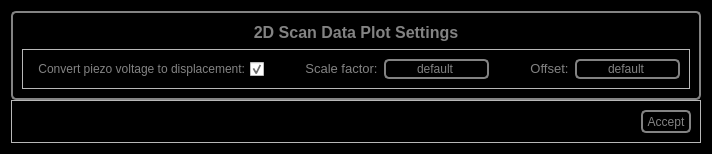
<?xml version="1.0" encoding="UTF-8"?>
<ui version="4.0">
 <class>Dialog</class>
 <widget class="QDialog" name="Dialog">
  <property name="geometry">
   <rect>
    <x>0</x>
    <y>0</y>
    <width>712</width>
    <height>154</height>
   </rect>
  </property>
  <property name="windowTitle">
   <string>Plotting Module Settings</string>
  </property>
  <property name="styleSheet">
   <string notr="true">#Dialog
{
background-color: rgb(0, 0, 0);
}</string>
  </property>
  <layout class="QGridLayout" name="gridLayout" rowstretch="5,1">
   <property name="verticalSpacing">
    <number>0</number>
   </property>
   <item row="0" column="0">
    <widget class="QFrame" name="frame_ScanPlotOptions">
     <property name="styleSheet">
      <string notr="true">
QFrame#frame_ScanPlotOptions{
color: rgb(131,131,131);
background-color:rgb(0,0,0);
border: 2px solid  rgb(131,131,131);
border-radius: 5px
}
</string>
     </property>
     <property name="frameShape">
      <enum>QFrame::StyledPanel</enum>
     </property>
     <property name="frameShadow">
      <enum>QFrame::Raised</enum>
     </property>
     <layout class="QVBoxLayout" name="verticalLayout">
      <item>
       <widget class="QLabel" name="label_5">
        <property name="text">
         <string>&lt;html&gt;&lt;head/&gt;&lt;body&gt;&lt;p&gt;&lt;span style=&quot; font-size:12pt; font-weight:600; color:#838383;&quot;&gt;2D Scan Data Plot Settings&lt;/span&gt;&lt;/p&gt;&lt;/body&gt;&lt;/html&gt;</string>
        </property>
        <property name="alignment">
         <set>Qt::AlignCenter</set>
        </property>
       </widget>
      </item>
      <item>
       <widget class="QFrame" name="frame">
        <property name="frameShape">
         <enum>QFrame::StyledPanel</enum>
        </property>
        <property name="frameShadow">
         <enum>QFrame::Raised</enum>
        </property>
        <layout class="QHBoxLayout" name="horizontalLayout">
         <item>
          <widget class="QCheckBox" name="checkBox_realUnit">
           <property name="layoutDirection">
            <enum>Qt::RightToLeft</enum>
           </property>
           <property name="styleSheet">
            <string notr="true">color: rgb(131,131,131);</string>
           </property>
           <property name="text">
            <string>Convert piezo voltage to displacement:</string>
           </property>
           <property name="checked">
            <bool>true</bool>
           </property>
          </widget>
         </item>
         <item>
          <spacer name="horizontalSpacer">
           <property name="orientation">
            <enum>Qt::Horizontal</enum>
           </property>
           <property name="sizeHint" stdset="0">
            <size>
             <width>40</width>
             <height>20</height>
            </size>
           </property>
          </spacer>
         </item>
         <item>
          <widget class="QLabel" name="label_3">
           <property name="text">
            <string>&lt;html&gt;&lt;head/&gt;&lt;body&gt;&lt;p&gt;&lt;span style=&quot; font-size:10pt; color:#838383;&quot;&gt;Scale factor:&lt;/span&gt;&lt;/p&gt;&lt;/body&gt;&lt;/html&gt;</string>
           </property>
           <property name="alignment">
            <set>Qt::AlignCenter</set>
           </property>
          </widget>
         </item>
         <item>
          <widget class="QLineEdit" name="lineEdit_ScaleFactor">
           <property name="styleSheet">
            <string notr="true">QLineEdit#lineEdit_ScaleFactor{
color: rgb(131,131,131);
background-color:rgb(0,0,0);
border: 2px solid  rgb(131,131,131);
border-radius: 5px
}
</string>
           </property>
           <property name="text">
            <string>default</string>
           </property>
           <property name="alignment">
            <set>Qt::AlignCenter</set>
           </property>
           <property name="readOnly">
            <bool>false</bool>
           </property>
          </widget>
         </item>
         <item>
          <spacer name="horizontalSpacer_2">
           <property name="orientation">
            <enum>Qt::Horizontal</enum>
           </property>
           <property name="sizeHint" stdset="0">
            <size>
             <width>40</width>
             <height>20</height>
            </size>
           </property>
          </spacer>
         </item>
         <item>
          <widget class="QLabel" name="label_4">
           <property name="text">
            <string>&lt;html&gt;&lt;head/&gt;&lt;body&gt;&lt;p&gt;&lt;span style=&quot; font-size:10pt; color:#838383;&quot;&gt;Offset:&lt;/span&gt;&lt;/p&gt;&lt;/body&gt;&lt;/html&gt;</string>
           </property>
           <property name="alignment">
            <set>Qt::AlignCenter</set>
           </property>
          </widget>
         </item>
         <item>
          <widget class="QLineEdit" name="lineEdit_Offset">
           <property name="styleSheet">
            <string notr="true">QLineEdit#lineEdit_Offset{
color: rgb(131,131,131);
background-color:rgb(0,0,0);
border: 2px solid  rgb(131,131,131);
border-radius: 5px
}
</string>
           </property>
           <property name="text">
            <string>default</string>
           </property>
           <property name="alignment">
            <set>Qt::AlignCenter</set>
           </property>
           <property name="readOnly">
            <bool>false</bool>
           </property>
          </widget>
         </item>
        </layout>
       </widget>
      </item>
     </layout>
    </widget>
   </item>
   <item row="1" column="0">
    <widget class="QFrame" name="frame_2">
     <property name="frameShape">
      <enum>QFrame::StyledPanel</enum>
     </property>
     <property name="frameShadow">
      <enum>QFrame::Raised</enum>
     </property>
     <layout class="QHBoxLayout" name="horizontalLayout_2">
      <item>
       <spacer name="horizontalSpacer_3">
        <property name="orientation">
         <enum>Qt::Horizontal</enum>
        </property>
        <property name="sizeHint" stdset="0">
         <size>
          <width>40</width>
          <height>20</height>
         </size>
        </property>
       </spacer>
      </item>
      <item>
       <widget class="QPushButton" name="pushButton_accept">
        <property name="minimumSize">
         <size>
          <width>50</width>
          <height>23</height>
         </size>
        </property>
        <property name="styleSheet">
         <string notr="true">QPushButton#pushButton_accept{
color: rgb(131,131,131);
background-color:rgb(0,0,0);
border: 2px solid  rgb(131,131,131);
border-radius: 5px
}

QPushButton:pressed#pushButton_accept{
color: rgb(131,131,131);
background-color:rgb(60,60,60);
border: 2px solid  rgb(131,131,131);
border-radius: 5px
}
</string>
        </property>
        <property name="text">
         <string>Accept</string>
        </property>
       </widget>
      </item>
     </layout>
    </widget>
   </item>
  </layout>
 </widget>
 <resources/>
 <connections/>
</ui>
